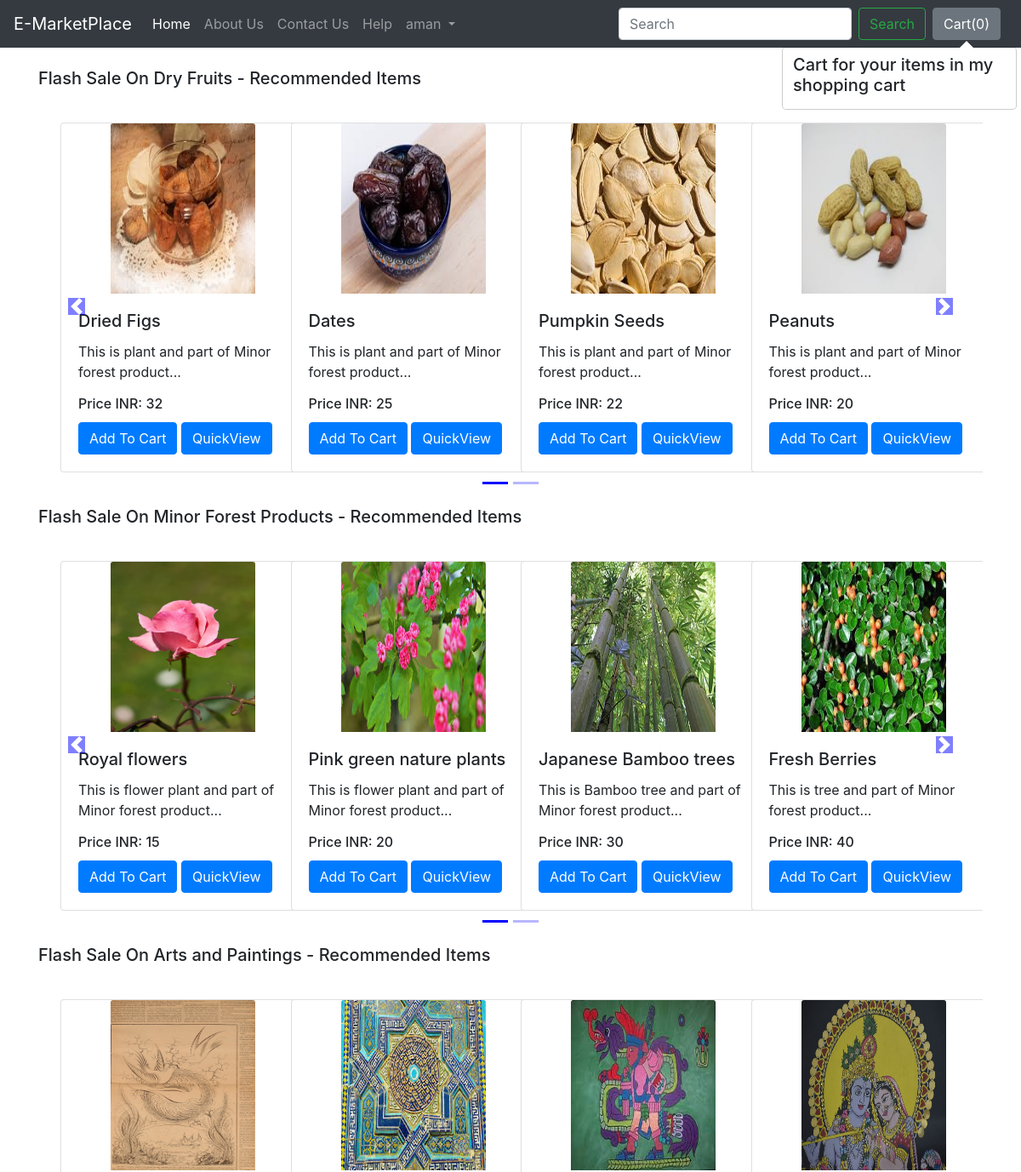
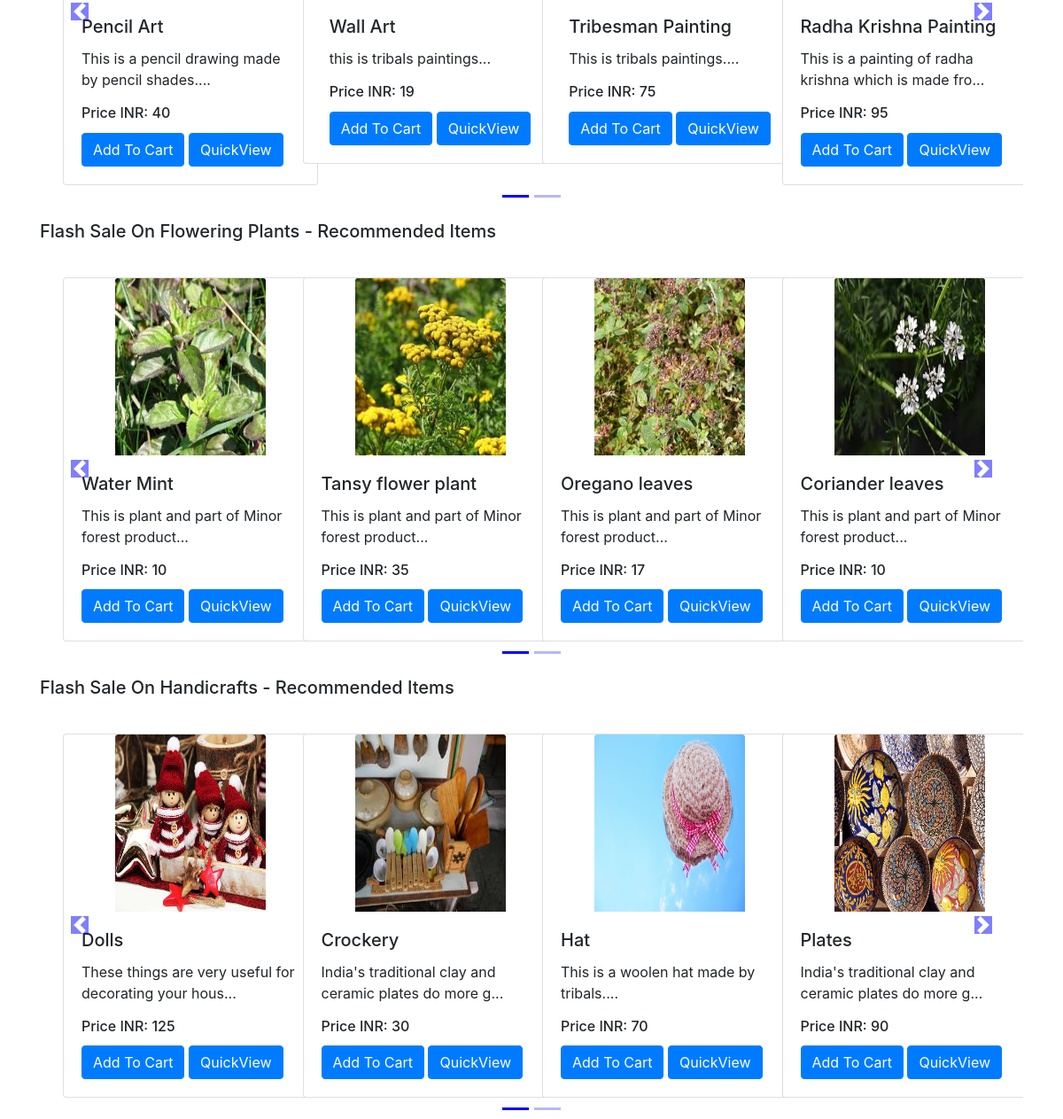
The app's page / (signed in) with its own data (2 pictures, top to bottom).
### shop/models.py (models this page shows, shortened)
class Product(models.Model):
    product_id = models.AutoField
    product_name = models.CharField(max_length=50)
    category = models.CharField(max_length=50, default="")
    subcategory = models.CharField(max_length=50, default="")
    price = models.IntegerField(default=0)
    desc = models.CharField(max_length=300)
    pub_date = models.DateField()
    image = models.ImageField(upload_to='shop/images', default="")

### shop/views.py (the view)
# urls.py: path('',views.index),
def index(request):
    if request.session.has_key('is_logged'):
        allProds = []
        catprods = Product.objects.values('category', 'id')
        cats = {item['category'] for item in catprods}
        for cat in cats:
            prod = Product.objects.filter(category=cat)
            n = len(prod)
            nSlides = n // 4 + ceil((n / 4) - (n // 4))
            allProds.append([prod, range(1, nSlides), nSlides])
        params = {'allProds':allProds}
        return render(request, 'shop/index.html', params)
    else:
        return HttpResponseRedirect("shop/loginPage")

### shop/templates/shop/index.html (shortened to what this page needs)
{% extends 'shop/basic.html' %}
{% block body %}
{% load static %}
<div class="container">
    {% for product, range, nSlides in allProds %}
    <h5 class="my-4">Flash Sale On {{product.0.category}} - Recommended Items</h5>
    <div class="row">
        <div id="demo{{forloop.counter}}" class="col carousel slide my-3" data-ride="carousel">
            <ul class="carousel-indicators">
                <li data-target="#demo{{forloop.counter}}" data-slide-to="0" class="active"></li>
                {% for i in range %}
                <li data-target="#demo{{forloop.parentloop.counter}}" data-slide-to="{{i}}"></li>
                {% endfor %}
            </ul>
            <div class="container carousel-inner no-padding">
                <div class="carousel-item active">
                    {% for i in product %}
                    <div class="col-xs-3 col-sm-3 col-md-3">
                        <div class="card align-items-center" style="width: 18rem;">
                            <img src='/media/{{i.image}}' class="card-img-top" alt="...">
                            <div class="card-body">
                                <h5 class="card-title" id="namepr{{i.id}}">{{i.product_name}}</h5>
                                <p class="card-text">{{i.desc|slice:"0:53"}}...</p>
                                <h6 class="card-title" >Price INR: <span id="pricepr{{i.id}}">{{i.price}}</span></h6>
                                <span id="divpr{{i.id}}" class="divpr">
                                    <button id="pr{{i.id}}" class="btn btn-primary cart">Add To Cart</button>
                                </span>
                                <a href="/shop/products/{{i.id}}"><button id="qv{{i.id}}" class="btn btn-primary cart">QuickView</button></a>
                            </div>
                        </div>
                    </div>
                    {% if forloop.counter|divisibleby:4 and forloop.counter > 0 and not forloop.last %}
                </div>
                    {% endif %}
                    {% endfor %}
            </div>
        </div>
        <a class="carousel-control-prev" href="#demo{{forloop.counter}}" data-slide="prev">
            <span class="carousel-control-prev-icon"></span>
        </a>
        <a class="carousel-control-next" href="#demo{{forloop.counter}}" data-slide="next">
            <span class="carousel-control-next-icon"></span>
        </a>
    </div>
    {% endfor %}
</div>
{% endblock %}

### shop/templates/shop/basic.html (shortened to what this page needs)
<!doctype html>
<html lang="en">
  <head>
    <link rel="stylesheet" href="https://stackpath.bootstrapcdn.com/bootstrap/4.2.1/css/bootstrap.min.css">
  </head>
  <body>
    <nav class="navbar navbar-expand-lg navbar-dark bg-dark">
  <a class="navbar-brand" href="/shop">E-MarketPlace</a>
  <div class="collapse navbar-collapse" id="navbarSupportedContent">
    <ul class="navbar-nav mr-auto">
      <li class="nav-item active">
        <a class="nav-link" href="/shop">Home <span class="sr-only">(current)</span></a>
      </li>
      <li class="nav-item">
        <a class="nav-link" href="/shop/about">About Us</a>
      </li>
      <li class="nav-item">
       <a class="nav-link" href="/shop/contact">Contact Us</a>
     </li>
     <li class="nav-item">
        <a class="nav-link" href="/shop/addbot">Help</a>
      </li>
      <li class="nav-item dropdown">
        <a class="nav-link dropdown-toggle" href="#" id="navbarDropdown" role="button" data-toggle="dropdown" aria-haspopup="true" aria-expanded="false">
        {{request.session.username}}
        </a>
      </li>
    </ul>
    <form method='get' action='/shop/search/' class="form-inline my-2 my-lg-0">
      <input class="form-control mr-sm-2" type="search" placeholder="Search" aria-label="Search" name="search" id="search">
      <button class="btn btn-outline-success my-2 my-sm-0" type="submit">Search</button>
    </form>
    <button type="button" class="btn btn-secondary mx-2" id="popcart" data-container="body" data-toggle="popover" data-placement="bottom" data-html="true" data-content="Vivamus
sagittis lacus vel augue laoreet rutrum faucibus.">
  Cart(<span id="cart">0</span>)
</button>
  </div>
</nav>
  {% block body %} {% endblock %}
  </body>
</html>

### records on screen
Product: category "Dry Fruits", image (picture), product_name "Dried Figs", desc "This is plant and part of Minor forest product", price "32"
Product: image (picture), product_name "Dates", desc "This is plant and part of Minor forest product", price "25"
Product: image (picture), product_name "Pumpkin Seeds", desc "This is plant and part of Minor forest product", price "22"
Product: image (picture), product_name "Peanuts", desc "This is plant and part of Minor forest product", price "20"
Product: category "Minor Forest Products", image (picture), product_name "Royal flowers", desc "This is flower plant and part of Minor forest product", price "15"
Product: image (picture), product_name "Pink green nature plants", desc "This is flower plant and part of Minor forest product", price "20"
Product: image (picture), product_name "Japanese Bamboo trees", desc "This is Bamboo tree and part of Minor forest product", price "30"
Product: image (picture), product_name "Fresh Berries", desc "This is tree and part of Minor forest product", price "40"
Product: category "Arts and Paintings", image (picture), product_name "Pencil Art", desc "This is a pencil drawing made by pencil shades.", price "40"
Product: image (picture), product_name "Wall Art", desc "this is tribals paintings", price "19"
Product: image (picture), product_name "Tribesman Painting", desc "This is tribals paintings.", price "75"
Product: image (picture), product_name "Radha Krishna Painting", desc "This is a painting of radha krishna which is made fro", price "95"
Product: category "Flowering Plants", image (picture), product_name "Water Mint", desc "This is plant and part of Minor forest product", price "10"
Product: image (picture), product_name "Tansy flower plant", desc "This is plant and part of Minor forest product", price "35"
Product: image (picture), product_name "Oregano leaves", desc "This is plant and part of Minor forest product", price "17"
Product: image (picture), product_name "Coriander leaves", desc "This is plant and part of Minor forest product", price "10"
Product: category "Handicrafts", image (picture), product_name "Dolls", desc "These things are very useful for decorating your hous", price "125"
Product: image (picture), product_name "Crockery", desc "India's traditional clay and ceramic plates do more g", price "30"
Product: image (picture), product_name "Hat", desc "This is a woolen hat made by tribals.", price "70"
Product: image (picture), product_name "Plates", desc "India's traditional clay and ceramic plates do more g", price "90"

### other values on screen
{{ request.session.username }} "aman"
